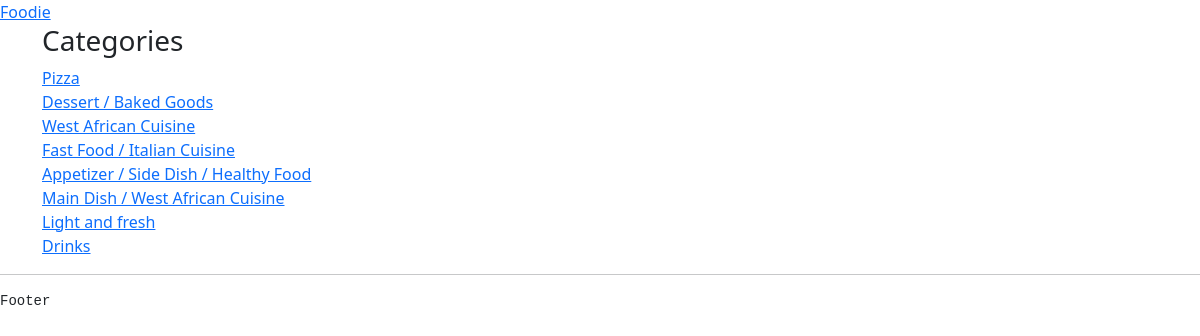
The page / on the database its author committed.
### foodieApp/models.py (models this page shows)
class Category(models.Model):
    name = models.CharField(max_length=100)
    date = models.DateField(auto_now_add=True)
    class Meta:
        ordering = ['-date']
        verbose_name = 'Category'
        verbose_name_plural = 'Categories'
    def __str__(self):
        return self.name

### foodieApp/views.py (the view)
# urls.py: path('', views.index, name='index'),
def index(request):
    categories = Category.objects.all()
    context = {'categories': categories,}
    return render(request, 'foodieApp/index.html', context)

### foodieApp/templates/foodieApp/index.html
{% extends 'base.html' %}
{% block content %}
<h3>Categories</h3>
<div>
    {% for category in categories %}
        <div>
            <a href="{% url 'foodieApp:category_recipes' category.id %}">{{ category }}</a>
        </div>
    {% endfor %}
</div>
{% endblock content %}

### rows shown on the page
Category: name "Pizza"
Category: name "Dessert / Baked Goods"
Category: name "West African Cuisine"
Category: name "Fast Food / Italian Cuisine"
Category: name "Appetizer / Side Dish / Healthy Food"
Category: name "Main Dish / West African Cuisine"
Category: name "Light and fresh"
Category: name "Drinks"
